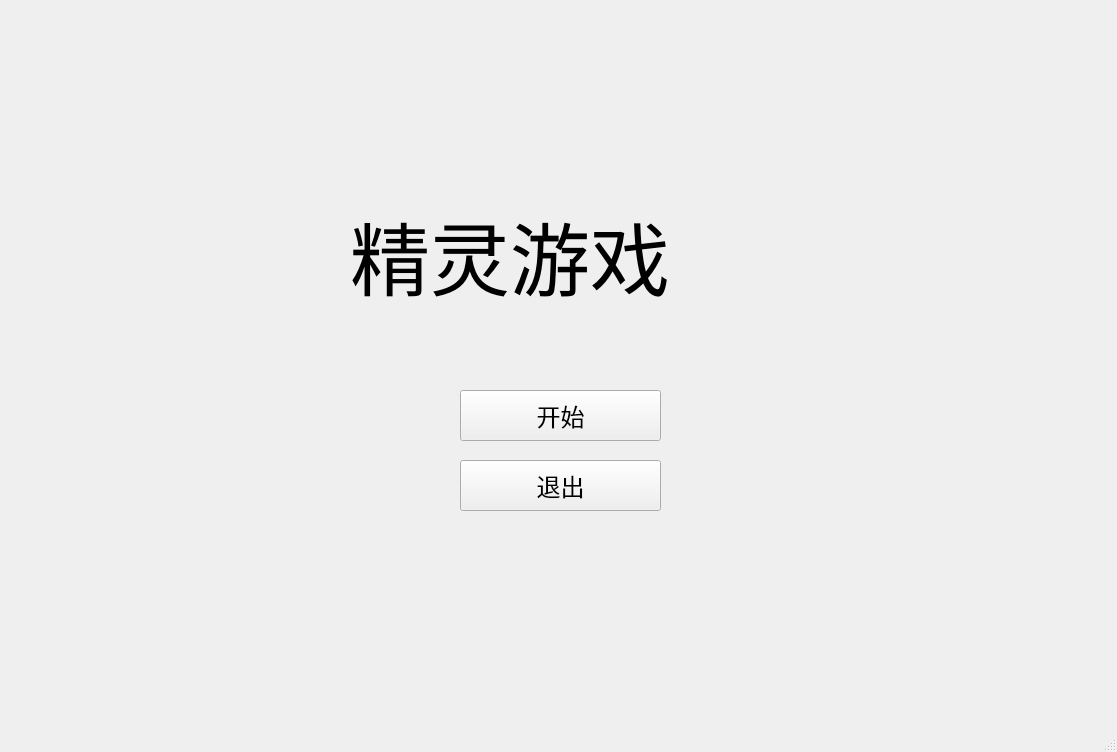
<?xml version="1.0" encoding="UTF-8"?>
<ui version="4.0">
 <class>MainWindow</class>
 <widget class="QMainWindow" name="MainWindow">
  <property name="geometry">
   <rect>
    <x>0</x>
    <y>0</y>
    <width>1117</width>
    <height>752</height>
   </rect>
  </property>
  <property name="windowTitle">
   <string>MainWindow</string>
  </property>
  <widget class="QWidget" name="centralwidget">
   <widget class="QPushButton" name="startButton">
    <property name="geometry">
     <rect>
      <x>460</x>
      <y>390</y>
      <width>201</width>
      <height>51</height>
     </rect>
    </property>
    <property name="styleSheet">
     <string notr="true">
font: 9pt &quot;Adobe 楷体 Std R&quot;;
font-size:18pt</string>
    </property>
    <property name="text">
     <string>开始</string>
    </property>
   </widget>
   <widget class="QPushButton" name="quitButton">
    <property name="geometry">
     <rect>
      <x>460</x>
      <y>460</y>
      <width>201</width>
      <height>51</height>
     </rect>
    </property>
    <property name="styleSheet">
     <string notr="true">font: 9pt &quot;Adobe 楷体 Std R&quot;;
font-size:18pt</string>
    </property>
    <property name="text">
     <string>退出</string>
    </property>
   </widget>
   <widget class="QLabel" name="label">
    <property name="geometry">
     <rect>
      <x>350</x>
      <y>180</y>
      <width>411</width>
      <height>151</height>
     </rect>
    </property>
    <property name="styleSheet">
     <string notr="true">font: 9pt &quot;Adobe 楷体 Std R&quot;;
font-size:60pt;
</string>
    </property>
    <property name="text">
     <string>精灵游戏</string>
    </property>
   </widget>
  </widget>
  <widget class="QStatusBar" name="statusbar"/>
 </widget>
 <resources/>
 <connections/>
</ui>
